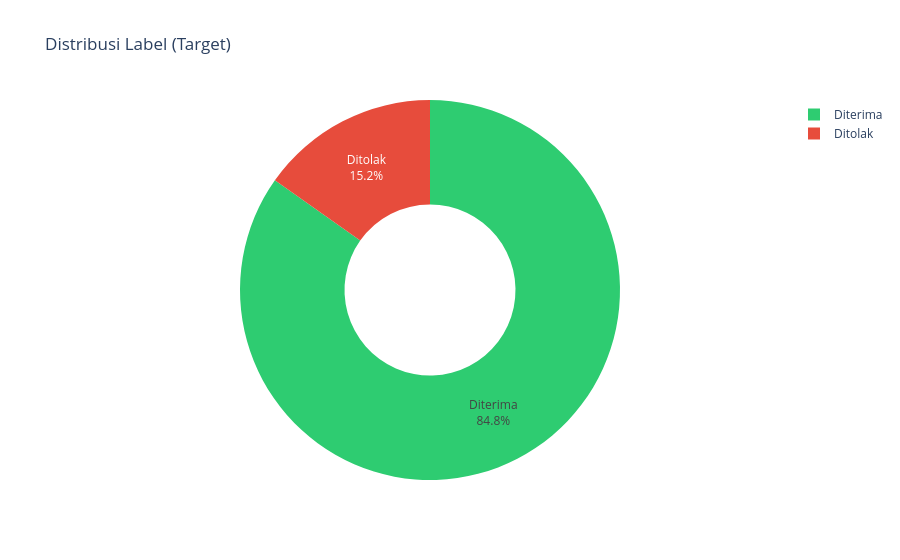

Notebook code cell kept with this figure:
### Markdown cell above
**4.1.1 Distribusi Label (Target)**

### Code cell
label_counts = master["label"].value_counts().reset_index()
label_counts.columns = ["label", "jumlah"]

fig = px.pie(label_counts, names="label", values="jumlah", hole=0.45,
             color="label", color_discrete_map={"Diterima": "#2ecc71", "Ditolak": "#e74c3c"},
             title="Distribusi Label (Target)")
fig.update_traces(textinfo="percent+label")
fig.show()

pct_diterima = (master["label"]=="Diterima").mean()*100
print(f"Insight: {pct_diterima:.1f}% pengajuan berlabel Diterima, {100-pct_diterima:.1f}% Ditolak.")

### Figure 1 — Plotly figure (JSON) as saved in the notebook; plotly's stock layout.template omitted (floating-point values rounded to 4 significant figures)
{"data": [{"customdata": [["Diterima"], ["Ditolak"]], "domain": {"x": [0, 1], "y": [0, 1]}, "hole": 0.45, "hovertemplate": "label=%{customdata[0]}<br>jumlah=%{value}<extra></extra>", "labels": ["Diterima", "Ditolak"], "legendgroup": "", "marker": {"colors": ["#2ecc71", "#e74c3c"]}, "name": "", "showlegend": true, "textinfo": "percent+label", "type": "pie", "values": [2544, 456]}], "layout": {"legend": {"tracegroupgap": 0}, "title": {"text": "Distribusi Label (Target)"}}}
